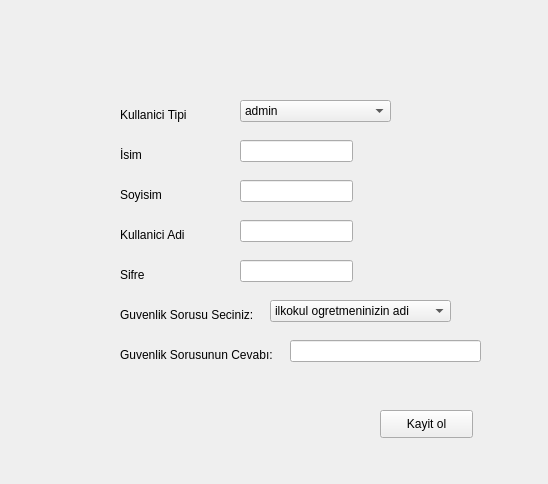
<?xml version="1.0" encoding="UTF-8"?>
<ui version="4.0">
 <class>signUp</class>
 <widget class="QWidget" name="signUp">
  <property name="geometry">
   <rect>
    <x>0</x>
    <y>0</y>
    <width>548</width>
    <height>484</height>
   </rect>
  </property>
  <property name="windowTitle">
   <string>Form</string>
  </property>
  <widget class="QLabel" name="lblKullaniciTip">
   <property name="geometry">
    <rect>
     <x>120</x>
     <y>100</y>
     <width>150</width>
     <height>30</height>
    </rect>
   </property>
   <property name="text">
    <string>Kullanici Tipi</string>
   </property>
  </widget>
  <widget class="QLabel" name="lbliSim">
   <property name="geometry">
    <rect>
     <x>120</x>
     <y>140</y>
     <width>150</width>
     <height>30</height>
    </rect>
   </property>
   <property name="text">
    <string>İsim</string>
   </property>
  </widget>
  <widget class="QLabel" name="lblSoyisim">
   <property name="geometry">
    <rect>
     <x>120</x>
     <y>180</y>
     <width>150</width>
     <height>30</height>
    </rect>
   </property>
   <property name="text">
    <string>Soyisim</string>
   </property>
  </widget>
  <widget class="QLabel" name="lblKullaniciAd">
   <property name="geometry">
    <rect>
     <x>120</x>
     <y>220</y>
     <width>150</width>
     <height>30</height>
    </rect>
   </property>
   <property name="text">
    <string>Kullanici Adi</string>
   </property>
  </widget>
  <widget class="QLabel" name="lblSifre">
   <property name="geometry">
    <rect>
     <x>120</x>
     <y>260</y>
     <width>150</width>
     <height>30</height>
    </rect>
   </property>
   <property name="text">
    <string>Sifre</string>
   </property>
  </widget>
  <widget class="QLabel" name="lblGuvenlik">
   <property name="geometry">
    <rect>
     <x>120</x>
     <y>300</y>
     <width>151</width>
     <height>30</height>
    </rect>
   </property>
   <property name="text">
    <string>Guvenlik Sorusu Seciniz:</string>
   </property>
  </widget>
  <widget class="QComboBox" name="cmbKullaniciTip">
   <property name="geometry">
    <rect>
     <x>240</x>
     <y>100</y>
     <width>151</width>
     <height>22</height>
    </rect>
   </property>
   <item>
    <property name="text">
     <string>admin</string>
    </property>
   </item>
   <item>
    <property name="text">
     <string>sinav sorumlusu</string>
    </property>
   </item>
   <item>
    <property name="text">
     <string>ogrenci</string>
    </property>
   </item>
  </widget>
  <widget class="QLineEdit" name="txtiSim">
   <property name="geometry">
    <rect>
     <x>240</x>
     <y>140</y>
     <width>113</width>
     <height>22</height>
    </rect>
   </property>
  </widget>
  <widget class="QLineEdit" name="txtSoyisim">
   <property name="geometry">
    <rect>
     <x>240</x>
     <y>180</y>
     <width>113</width>
     <height>22</height>
    </rect>
   </property>
  </widget>
  <widget class="QLineEdit" name="txtKullaniciAd">
   <property name="geometry">
    <rect>
     <x>240</x>
     <y>220</y>
     <width>113</width>
     <height>22</height>
    </rect>
   </property>
  </widget>
  <widget class="QLineEdit" name="txtSifre">
   <property name="geometry">
    <rect>
     <x>240</x>
     <y>260</y>
     <width>113</width>
     <height>22</height>
    </rect>
   </property>
  </widget>
  <widget class="QComboBox" name="cmbGuvenlik">
   <property name="geometry">
    <rect>
     <x>270</x>
     <y>300</y>
     <width>181</width>
     <height>22</height>
    </rect>
   </property>
   <item>
    <property name="text">
     <string>ilkokul ogretmeninizin adi</string>
    </property>
   </item>
   <item>
    <property name="text">
     <string>evcil hayvaninizin adi</string>
    </property>
   </item>
   <item>
    <property name="text">
     <string>en sevdiginiz renk</string>
    </property>
   </item>
   <item>
    <property name="text">
     <string>diger (özel güvenlik önlemi)</string>
    </property>
   </item>
  </widget>
  <widget class="QLabel" name="lblGubenlikAnswer">
   <property name="geometry">
    <rect>
     <x>120</x>
     <y>340</y>
     <width>161</width>
     <height>30</height>
    </rect>
   </property>
   <property name="text">
    <string>Guvenlik Sorusunun Cevabı:</string>
   </property>
  </widget>
  <widget class="QLineEdit" name="txtGuvenlikAnswer">
   <property name="geometry">
    <rect>
     <x>290</x>
     <y>340</y>
     <width>191</width>
     <height>22</height>
    </rect>
   </property>
  </widget>
  <widget class="QPushButton" name="pushButton">
   <property name="geometry">
    <rect>
     <x>380</x>
     <y>410</y>
     <width>93</width>
     <height>28</height>
    </rect>
   </property>
   <property name="text">
    <string>Kayit ol</string>
   </property>
  </widget>
 </widget>
 <resources/>
 <connections/>
</ui>
